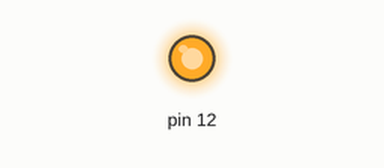
A sketch run on a simulated Arduino Uno, built with avr-gcc and run on an emulated ATmega328P. Parts: output pins drawn as LEDs (lit = HIGH).

Above: at 0.1 s.
Timing chart, 0 to 1.6 s (numbered marks = the images above):
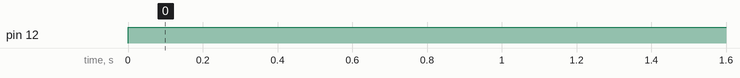

Measured:
- by itself, pin 12: LOW → HIGH at 0.00 s

The sketch:

light1on.ino
```cpp
void setup(){
pinMode(12, OUTPUT);
}

void loop(){
digitalWrite(12, HIGH);
}
```
